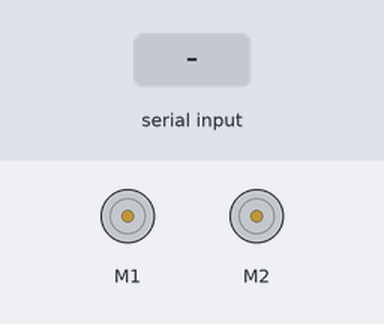
Bench run of a sketch on a simulated Arduino Uno, built with avr-gcc and run on an emulated ATmega328P. Shown: 2 × DC motor (green arrow = forward, orange = backward, longer = faster). The test bench sets the inputs (shaded band).

Above: at 1.2 s.
1.3 s: "S" received over Serial
2.8 s: "F" received over Serial
At 3.6 s:
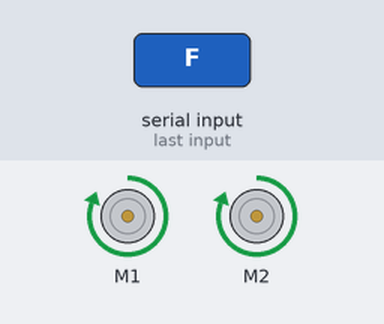
4.3 s: "L" received over Serial
At 4.8 s:
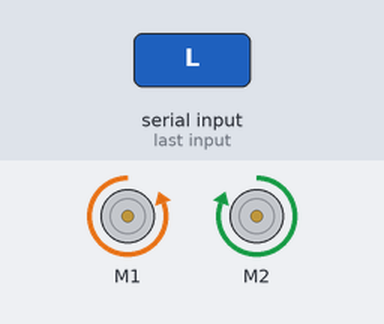
5.8 s: "R" received over Serial
At 7.0 s:
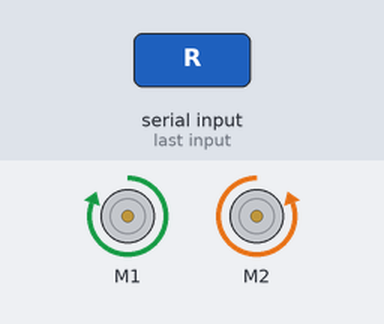
7.3 s: "B" received over Serial
At 8.2 s:
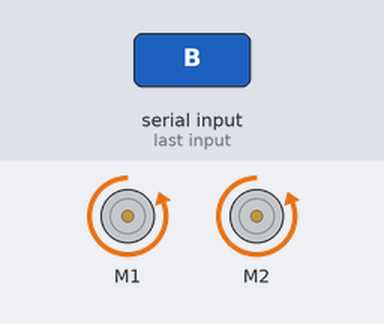
8.8 s: "G" received over Serial
At 9.4 s:
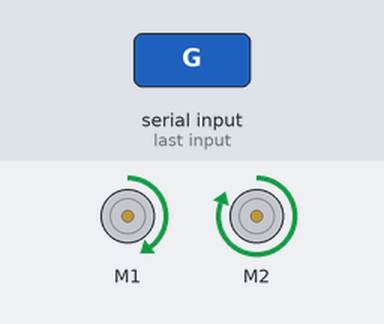
Timing chart, 0 to 11.3 s (numbered marks = the images above; inputs shaded):
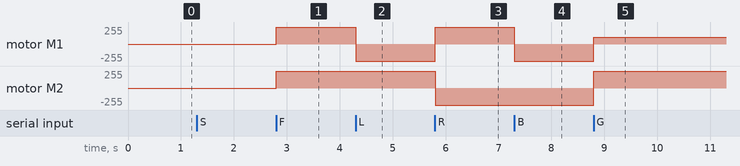

The sketch:

ProjetoCarroDuasRodasBT.cpp.ino
```cpp
/*
	PT-BR:

	O trabalho consiste na realizacao de um combate entre carros controlados remotamente por comunicacao bluetooth,
	as pecas que serao necessarias para faze-lo funcionar são:

	1x - Arduino Uno
	1x - Módulo bluetooth modelo HC06;
	1x - Shield modelo L293D;
	1x - Chassi com 2 motores com caixas de redução;
	1x - Suporte para acoplamento de 4x pilhas AA;
	1x - Uma bateria comum de 9v;
	1x - Plugue para bateria
	4x - Pilhas do tipo AA;
	xx - Jumpers diversos para ligações;

	Obs: para o correto funcionamento é recomendavel a instalaçao do aplicativo para android "Arduino Bluetooth RC Car"
	https://play.google.com/store/apps/details?id=braulio.calle.bluetoothRCcontroller
	Obs2: para ocorrer a conexão bluetooth somente é necessário conectar saída tx do módulo na porta rx(0) do arduíno,
	não sendo necessario nenhuma configuração extra.

	----------------------------------------------------
	@author: João vitor paulino
	@year: 2018

	Firmware arduino controle de motores DC por bluetooth v0.1
	----------------------------------------------------
*/

#include <AFMotor.h> //importando a biblioteca da Shield L923D

/*Secao de declaracao das variaveis e declaracao de entrada dos motores*/
AF_DCMotor Motor1(1);//criacao do objeto Motor1 e Motor2 da classe AF_DCMotor
AF_DCMotor Motor2(2);//e definição de suas portas de entrada e saida da shield (M1 e M2)

char buf;//char que receberemos a entrada do bluetooth que compararemos com o comando

void setup(){
	Serial.begin(9600);//Define a banda da comunicacao serial do modulo HC06
}

void loop(){
	while(Serial.available() > 0){ //enquanto a porta serial estiver recebendo qualquer valor

		Motor1.setSpeed(255);//o metodo setspeed está especificado dentro da biblioteca
		Motor2.setSpeed(255);//serve para definir a velocidade dos motores, 255 é o valor maximo da biblioteca

		buf = Serial.read();//recebendo o valor do modulo bluetooth

		switch (buf){ // comparando a entrada com o devido comando

			case 'S':
				Motor1.run(RELEASE);//motor 1 mantem parado
				Motor2.run(RELEASE);//motor 2 mantem parado
			break;

			case 'F':
				Motor1.run(FORWARD);//motor 1 mantem à frente
				Motor2.run(FORWARD);//motor 2 mantem à frente
			break;

			case 'L':
				Motor1.run(BACKWARD);//motor 1 mantem à trás
				Motor2.run(FORWARD); //motor 2 mantem à frente o que o faz girar para a esquerda
			break;

			case 'R':
				Motor1.run(FORWARD); //motor 1 mantem à frente
				Motor2.run(BACKWARD);//motor 2 mantem à trás o que o faz girar para a direita
			break;

			case 'B':
				Motor1.run(BACKWARD); //motor 1 mantem à trás
				Motor2.run(BACKWARD); //motor 2 mantem à trás
			break;

			case 'G':
				Motor1.setSpeed(100);//reduz a velocidade do motor 1 o que o faz virar para a esquerda suavemente
				Motor1.run(FORWARD); //motor 1 mantem à frente
				Motor2.run(FORWARD); //motor 2 mantem à frente
			break;

			case 'H':
				Motor1.setSpeed(100);//reduz a velocidade do motor 1 o que o faz virar de ré para a esquerda suavemente
				Motor1.run(BACKWARD);//motor 1 mantem à trás
				Motor2.run(BACKWARD);//motor 2 mantem à trás
			break;

			case 'I':
				Motor2.setSpeed(100);//reduz a velocidade do motor 2 o que o faz virar para a direita suavemente
				Motor1.run(FORWARD); //motor 1 mantem à frente
				Motor2.run(FORWARD); //motor 2 mantem à frente
			break;

			case 'J':
				Motor2.setSpeed(100);//reduz a velocidade do motor 2 o que o faz virar de ré para a direita suavemente
				Motor1.run(BACKWARD);//motor 1 mantem à trás
				Motor2.run(BACKWARD);//motor 2 mantem à trás
			break;
		}
	}
}
```

Measured:
- after the input at 2.8 s, motor M1, motor M2: stopped → forward 255/255 at once
- after the input at 4.3 s, motor M1: forward 255/255 → backward 255/255 at once
- after the input at 5.8 s, motor M1: backward 255/255 → forward 255/255 at once; motor M2: forward 255/255 → backward 255/255 at once
- after the input at 7.3 s, motor M1: forward 255/255 → backward 255/255 at once
- after the input at 8.8 s, motor M1: backward 255/255 → forward 100/255 at once; motor M2: backward 255/255 → forward 255/255 at once
